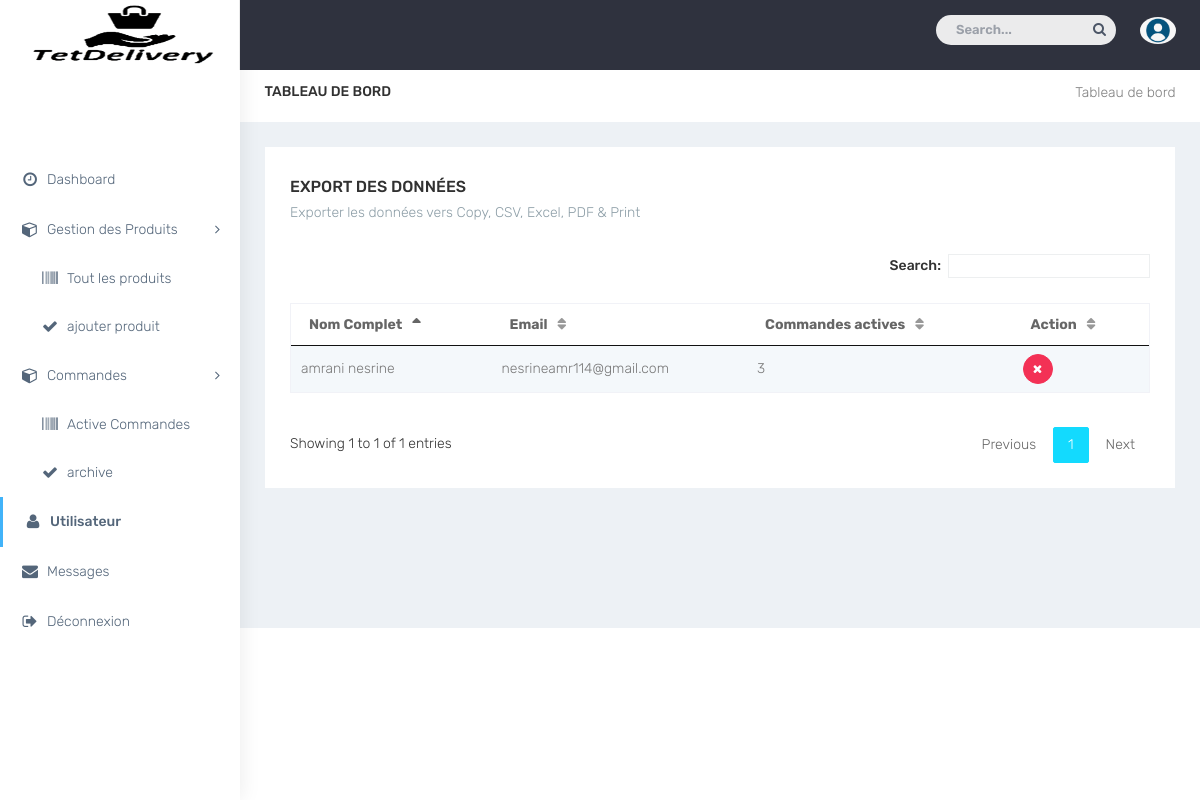
Page /gusers.php on the committed database.
### tables this page shows
CREATE TABLE `clients` (
  `id` int(30) NOT NULL,
  `nom` varchar(30) NOT NULL,
  `prenom` varchar(30) NOT NULL,
  `email` text NOT NULL,
  `mot_de_passe` text NOT NULL,
  `code_activation_utilisateur` varchar(250) NOT NULL,
  `email_statut_utilisateur` enum('not verified','verified','','') NOT NULL
);

### data-table.php (called while the page is built, shortened)
<?php
function data_collecter($type)
{
$servername = "localhost";
$username = "root";
$password = "";
$dbname = "tetouandelivery";
$conn = new mysqli($servername, $username, $password, $dbname);
if($type=="produits"){$sql = "SELECT * FROM produits";}
else if($type=="users"){$sql = "SELECT * FROM clients where id NOT IN (SELECT id FROM admins)";
}
else if($type=="commandes"){$sql = "SELECT * FROM commandes";}
else if($type=="messages"){$sql = "SELECT * FROM messages";}
$result = $conn->query($sql);
if ($result->num_rows > 0) {
    return $result;
}
else{return "no records";}
}
function activecommandes($id)
{
$servername = "localhost";
$username = "root";
$password = "";
$dbname = "tetouandelivery";
$conn = new mysqli($servername, $username, $password, $dbname);
					$sql="SELECT * FROM commandes where id_client='$id' and statut!=1";
					$result = $conn->query($sql);
if ($result->num_rows > 0) {
	$i=0;
						 while($row = $result->fetch_assoc()) {
						 	$i++;
						 }
						 return $i;
					}
					else return 0;
}
?>

### gusers.php (the view, shortened to what this page needs)
<?php
 $servername = "localhost";
$username = "root";
$password = "";
$dbname = "tetouandelivery";
$conn = new mysqli($servername, $username, $password, $dbname);
$sql3 = "SELECT * FROM admins,clients where admins.id = clients.id AND admins.id='".$_SESSION['id']."'";
$req3 = mysqli_query($conn,$sql3) or die('Erreur SQL !<br/>'.$sql3.'<br/>'.mysqli_error($conn));
$data3 = mysqli_fetch_array($req3);
?>
<!DOCTYPE html>
<html lang="en">
<head>
        <link href="https://cdn.datatables.net/buttons/1.2.2/css/buttons.dataTables.min.css" rel="stylesheet" type="text/css" />
    <link href="plugins/bower_components/datatables/jquery.dataTables.min.css" rel="stylesheet" type="text/css" />
    <link href="plugins/bower_components/sidebar-nav/dist/sidebar-nav.min.css" rel="stylesheet">
    <link href="bootstrap/dist/css/bootstrap.min.css" rel="stylesheet">
    <link href="bootstrap/dist/css/bootstrap.min.css" rel="stylesheet">
    <link href="plugins/bower_components/sidebar-nav/dist/sidebar-nav.min.css" rel="stylesheet">
    <link href="plugins/bower_components/toast-master/css/jquery.toast.css" rel="stylesheet">
    <link href="plugins/bower_components/morrisjs/morris.css" rel="stylesheet">
    <link href="plugins/bower_components/chartist-js/dist/chartist.min.css" rel="stylesheet">
    <link href="plugins/bower_components/chartist-plugin-tooltip-master/dist/chartist-plugin-tooltip.css" rel="stylesheet">
    <link href="css/animate.css" rel="stylesheet">
    <link href="css/style1.css" rel="stylesheet">
    <link href="css/colors/default.css" id="theme" rel="stylesheet">
</head>
<body class="fix-header">
    <div id="wrapper">
        <nav class="navbar navbar-default navbar-static-top m-b-0">
            <div class="navbar-header">
                  <div class="top-left-part">
                    <a class="logo" href="dashboard.php">
                        <b>
                        </b>
                        <span class="hidden-xs">
                            <img src="images/banImg4.png" alt="home" class="light-logo" style="width:200px;height:70px;" />
                        </span>
                    </a>
                </div>
                <ul class="nav navbar-top-links navbar-right pull-right">
                    <li>
                        <form role="search" class="app-search hidden-sm hidden-xs m-r-10">
                            <input type="text" placeholder="Search..." class="form-control">
                            <a href="">
                                <i class="fa fa-search"></i>
                            </a>
                        </form>
                    </li>
                      <li>
                        <a class="profile-pic" href="#"> <img src="images/user2.png" alt="user-img" width="36" class="img-circle"><b class="hidden-xs"><?= $data3['prenom'] ?></b></a>
                    </li>
                </ul>
            </div>
        </nav>
        <div class="navbar-default sidebar" role="navigation">
            <div class="sidebar-nav slimscrollsidebar">
                <div class="sidebar-head">
                    <h3><span class="fa-fw open-close"><i class="ti-close ti-menu"></i></span> <span class="hide-menu">Navigation</span></h3>
                </div>
                 <div class="user-profile">
                </div>
                <ul class="nav" id="side-menu">
                    <li style="padding: 70px 0 0;">
                        <a href="dashboard.php" class="waves-effect"><i class="fa fa-clock-o fa-fw" aria-hidden="true"></i>Dashboard</a>
                    </li>
                   <li>
                        <a href="javascript:void(0)" class="waves-effect"><i class="fa fa-cube fa-user fa-fw" aria-hidden="true"></i><span class="hide-menu">Gestion des Produits<span class="fa arrow"></span></span></a>
                       <ul class="nav nav-second-level">
                            <li> <a href="gproduits.php"><i data-icon="/" class="fa fa-barcode fa-fw"></i><span class="hide-menu">Tout les produits</span></a> </li>
                            <li> <a href="ajouterproduit.php"><i data-icon="7" class="fa fa-check fa-fw"></i><span class="hide-menu">ajouter produit </span></a> </li>
                        </ul>
                    </li>
                     <li>
                        <a href="javascript:void(0)" class="waves-effect"><i class="fa fa-cube fa-user fa-fw" aria-hidden="true"></i><span class="hide-menu">Commandes<span class="fa arrow"></span></span></a>
                       <ul class="nav nav-second-level">
                            <li> <a href="gcommandes.php"><i data-icon="/" class="fa fa-barcode fa-fw"></i><span class="hide-menu">Active Commandes</span></a> </li>
                            <li> <a href="archived.php"><i data-icon="7" class="fa fa-check fa-fw"></i><span class="hide-menu">archive </span></a> </li>
                        </ul>
                    </li>
                    <li>
                        <a href="gusers.php" class="waves-effect active"><i class="fa fa-user fa-fw" aria-hidden="true"></i>Utilisateur</a>
                    </li>
                   <li>
                        <a href="gmessages.php" class="waves-effect"><i class="fa fa-envelope fa-fw" aria-hidden="true"></i>Messages</a>
                    </li>
                    <li>
                        <a href="logout.php" class="waves-effect"><i class="fa fa-sign-out fa-fw" aria-hidden="true"></i>Déconnexion</a>
                    </li>
                </ul>
            </div>
        </div>
        <div id="page-wrapper">
            <div class="container-fluid">
                <div class="row bg-title">
                    <div class="col-lg-3 col-md-4 col-sm-4 col-xs-12">
                        <h4 class="page-title">Tableau de bord</h4> </div>
                    <div class="col-lg-9 col-sm-8 col-md-8 col-xs-12">
                        <ol class="breadcrumb">
                            <li><a href="#">Tableau de bord</a></li>
                        </ol>
                    </div>
                </div>
                <div class="row">
                    <div class="col-sm-12">
                        <div class="white-box">
                            <h3 class="box-title m-b-0">Export des données</h3>
                            <p class="text-muted m-b-30">Exporter les données vers Copy, CSV, Excel, PDF & Print</p>
                            <div class="table-responsive">
                                <table id="example23" class="display nowrap" cellspacing="0" width="100%">
                                    <thead>
                                        <tr>
                                            <th>Nom Complet</th>
                                            <th>Email</th>
                                            <th>Commandes actives</th>
                                            <th>Action</th>
                                        </tr>
                                    </thead>
                                    <tbody>
                                       <?php
                                        include_once('data-table.php');
                                        if($row=data_collecter("users"))
                                        {
                                            foreach($row as $a)
                                            {
                                                echo "<tr><td>".$a["nom"]." ".$a["prenom"]."</td>
                                            <td>".$a["email"]."</td>
                                            <td >".activecommandes($a['id'])."</td>
                                            <td>
<a type='button' class='btn btn-danger btn-circle btn-sm' data-toggle='modal' data-target='#delete".$a['id']."'><i class='fa fa-times'></i> </a>                                            </td></tr> ";
                                         ?>
                                    <?php
                                }}
                                ?>
                                    </tbody>
                                </table>
                            </div>
                        </div>
                    </div>
                </div>
                </div>
            </div>
            <footer class="footer text-center">  </footer>
        </div>
</body>
</html>

### css/colors/default.css (style rules this page uses)
body { background: #fff; }
.top-left-part { background: #fff; }
.top-left-part .light-logo { display: inline-block; }
.navbar-header { background: #2f323e; }
.navbar-top-links > li > a { color: #ffffff; }
.sidebar .sidebar-head { background: #ffffff; }
.sidebar .sidebar-head h3 { color: #686868; }
.sidebar { background: #fff; box-shadow: 1px 0px 20px rgba(0, 0, 0, 0.08); }
#side-menu li a { color: #54667a; }
#side-menu li a { color: #54667a; border-left: 0px solid #fff; }
#side-menu > li > a { border-left: 3px solid transperant; }
#side-menu > li > a.active { background: transperant; color: #54667a; border-left: 3px solid #41b3f9; font-weight: 500; }

### rows in the picture
clients: nom "amrani", prenom "nesrine", email "nesrineamr114@gmail.com", id "3"
